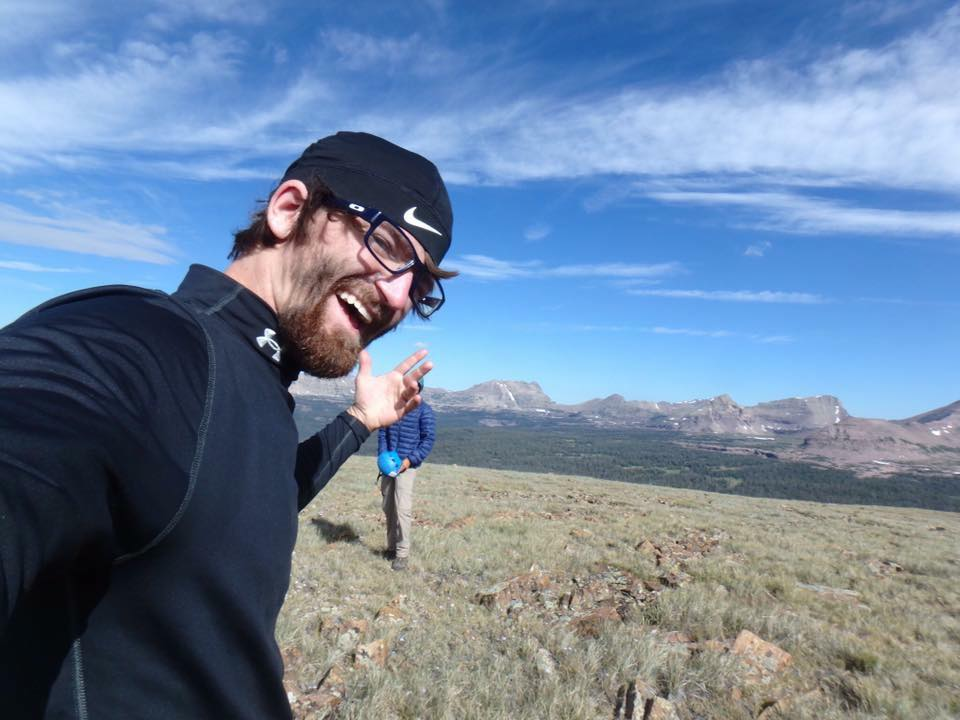
#> input picture newBostonExamples/me_UintaSummit.jpg, 960 x 720 px
$ python Img_Mode_Filter.py
#> lines starting #> are read from the running program, lines starting #| are printed output that depends on the picture
from PIL import Image
from PIL import ImageFilter


me = Image.open("me_UintaSummit.jpg")
#> me is the input picture: PIL image 960x720 RGB; mean R, G, B 109.3, 130.7, 157.7
black_white = me.convert("L")
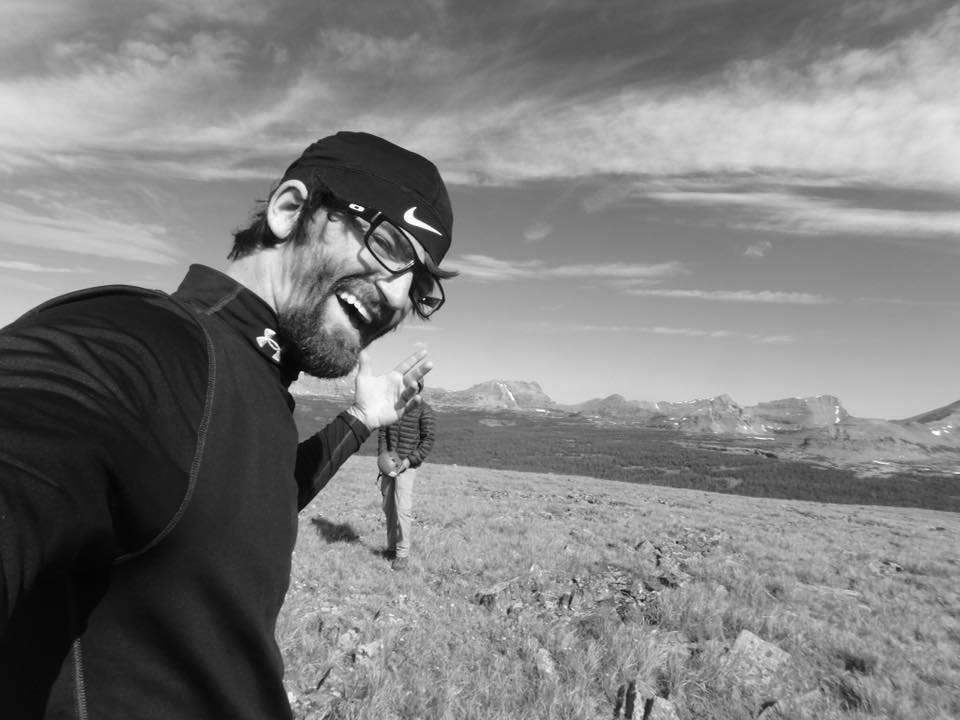
#> black_white: PIL image 960x720 L; min 1, max 255, mean 127.4
black_white.show()

blur_me = me.filter(ImageFilter.BLUR)
blur_me.show()

detail = me.filter(ImageFilter.DETAIL)
detail.show()

edges = me.filter(ImageFilter.FIND_EDGES)
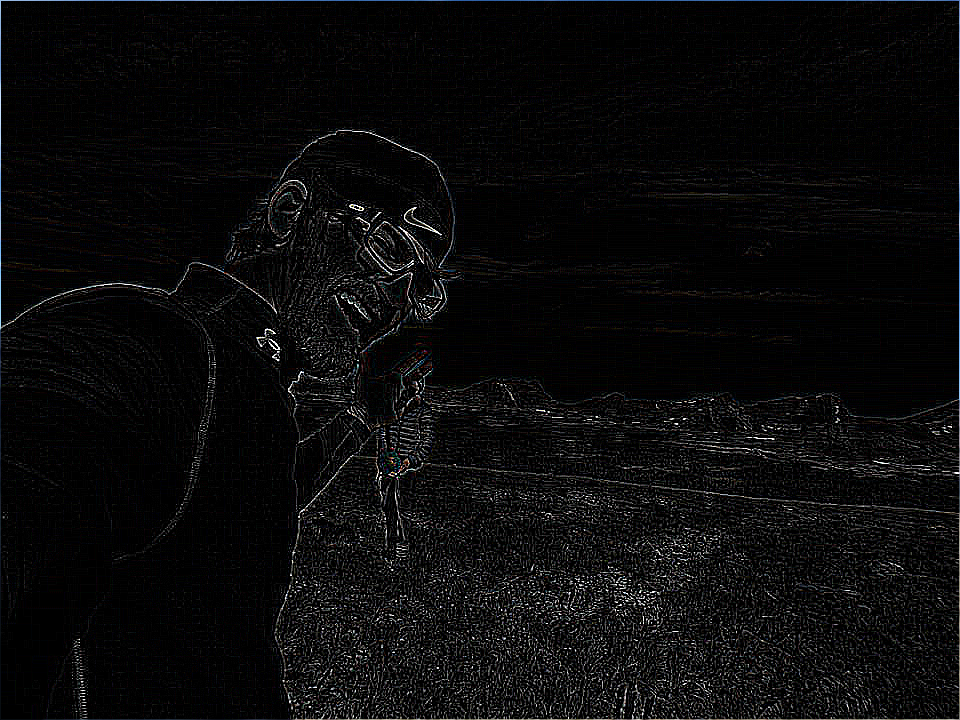
#> edges: PIL image 960x720 RGB; mean R, G, B 10.6, 10.5, 10.9
edges.show()

$ run again, with newBostonExamples/Me_30DaysInWoodsReturn.jpg copied over newBostonExamples/me_UintaSummit.jpg
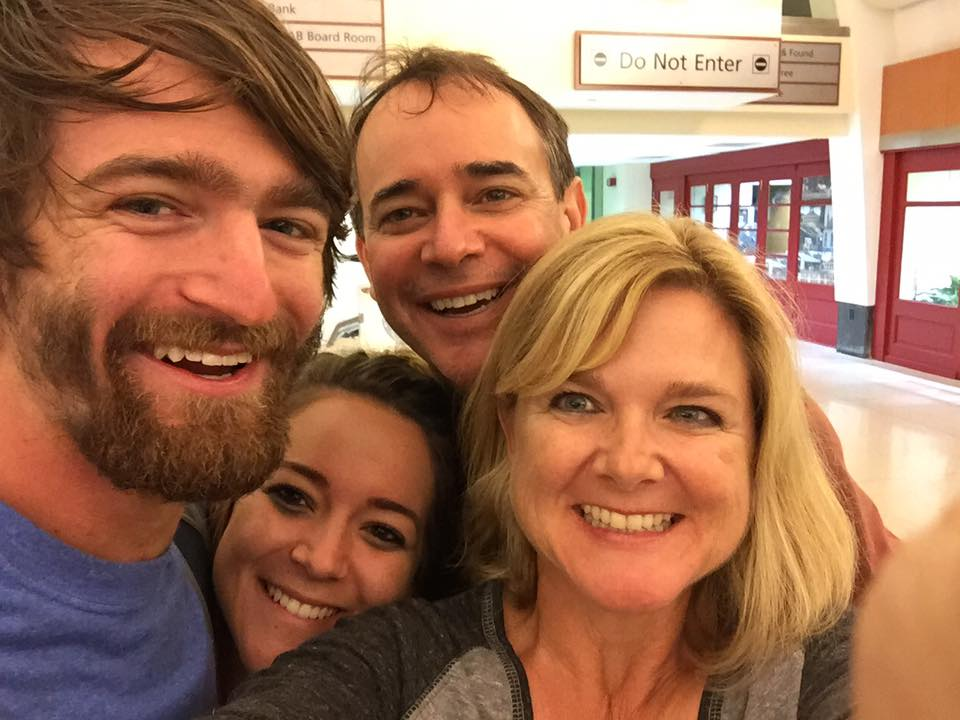
#> input picture newBostonExamples/Me_30DaysInWoodsReturn.jpg, 960 x 720 px
#> me is the input picture: PIL image 960x720 RGB; mean R, G, B 159.5, 111.9, 85.4
#> `black_white = me.convert("L")`:
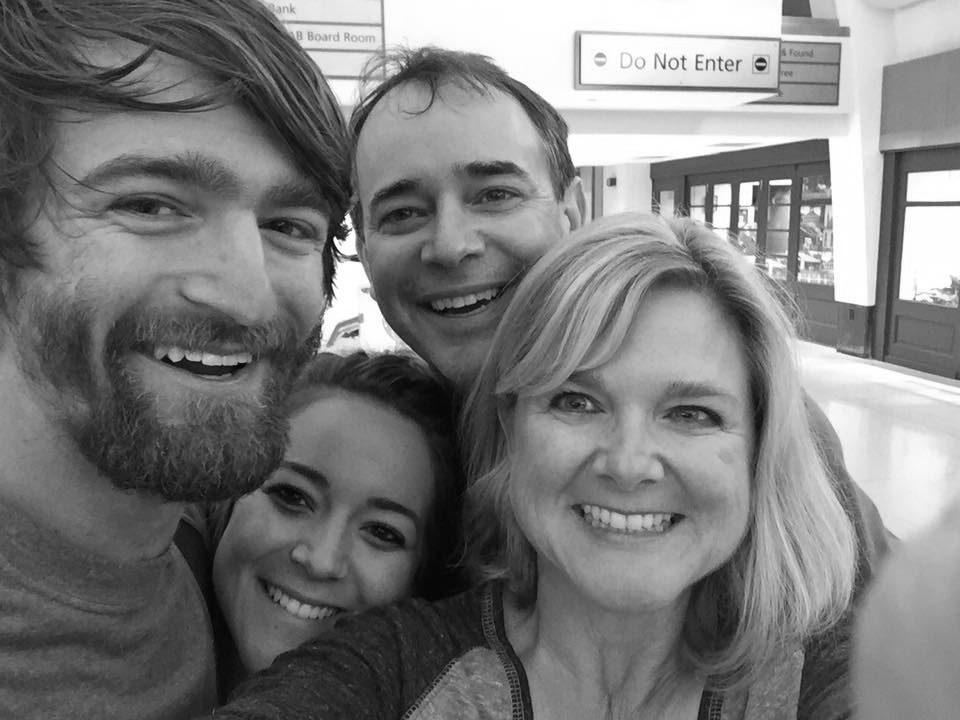
#> black_white: PIL image 960x720 L; min 3, max 255, mean 123.1
#> `edges = me.filter(ImageFilter.FIND_EDGES)`:
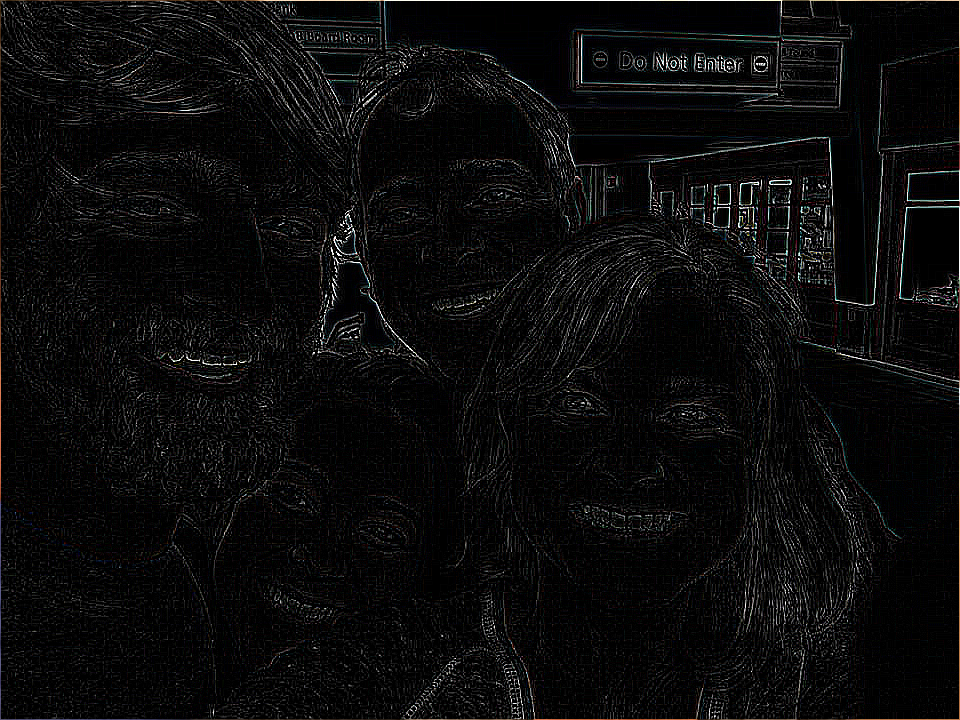
#> edges: PIL image 960x720 RGB; mean R, G, B 11.4, 11.2, 11.3

$ run again, with newBostonExamples/me_90MilePaddleCORvr.jpg copied over newBostonExamples/me_UintaSummit.jpg
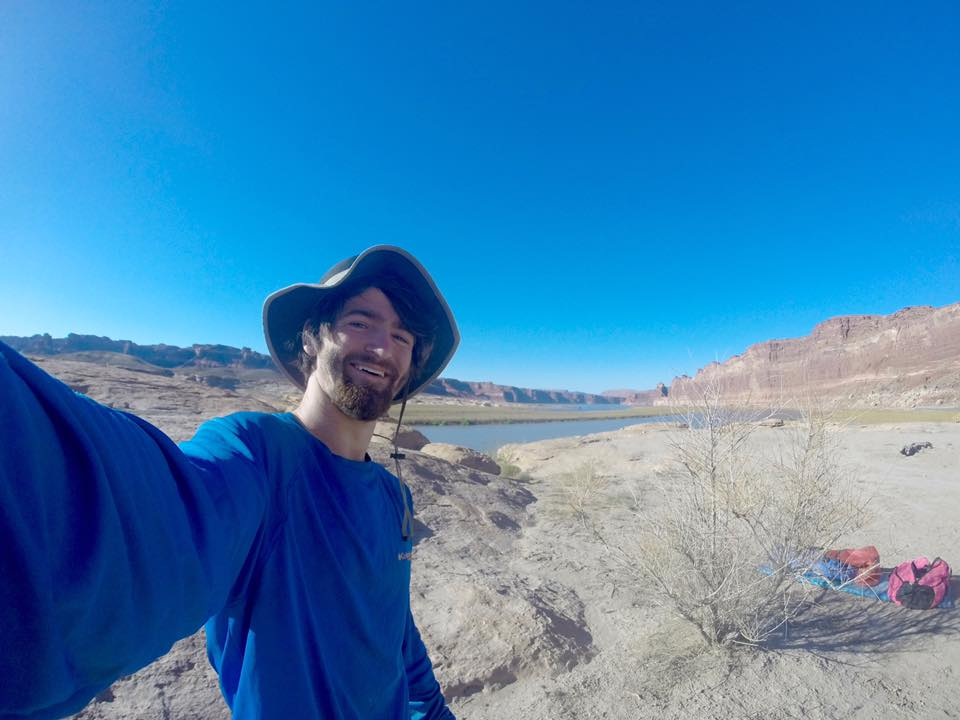
#> input picture newBostonExamples/me_90MilePaddleCORvr.jpg, 960 x 720 px
#> me is the input picture: PIL image 960x720 RGB; mean R, G, B 66.6, 130.9, 180.7
#> `black_white = me.convert("L")`:
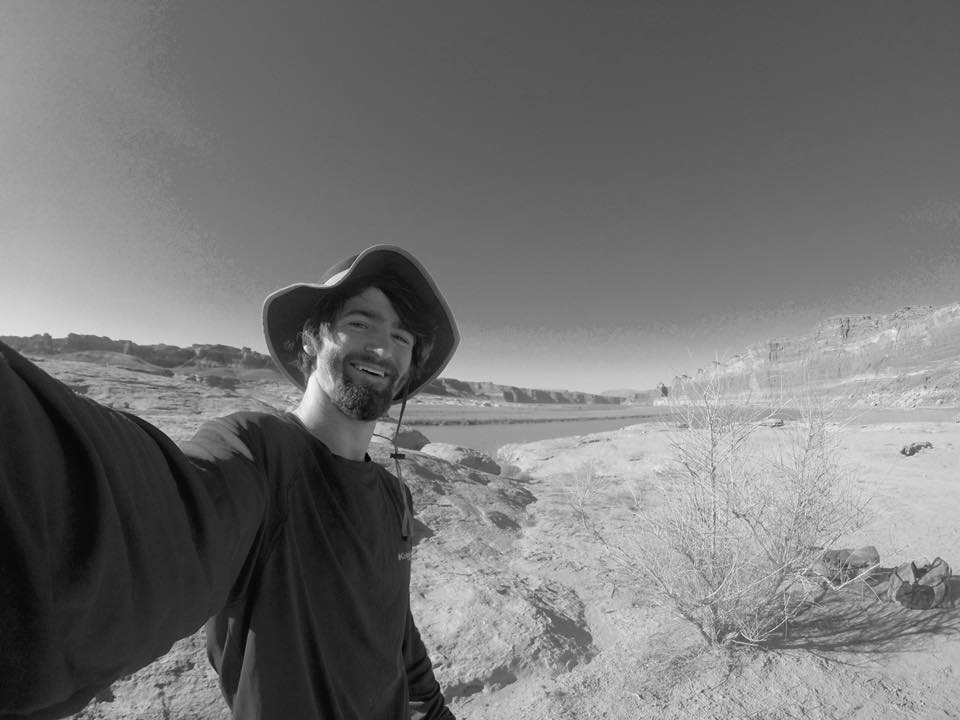
#> black_white: PIL image 960x720 L; min 2, max 253, mean 117.4
#> `edges = me.filter(ImageFilter.FIND_EDGES)`:
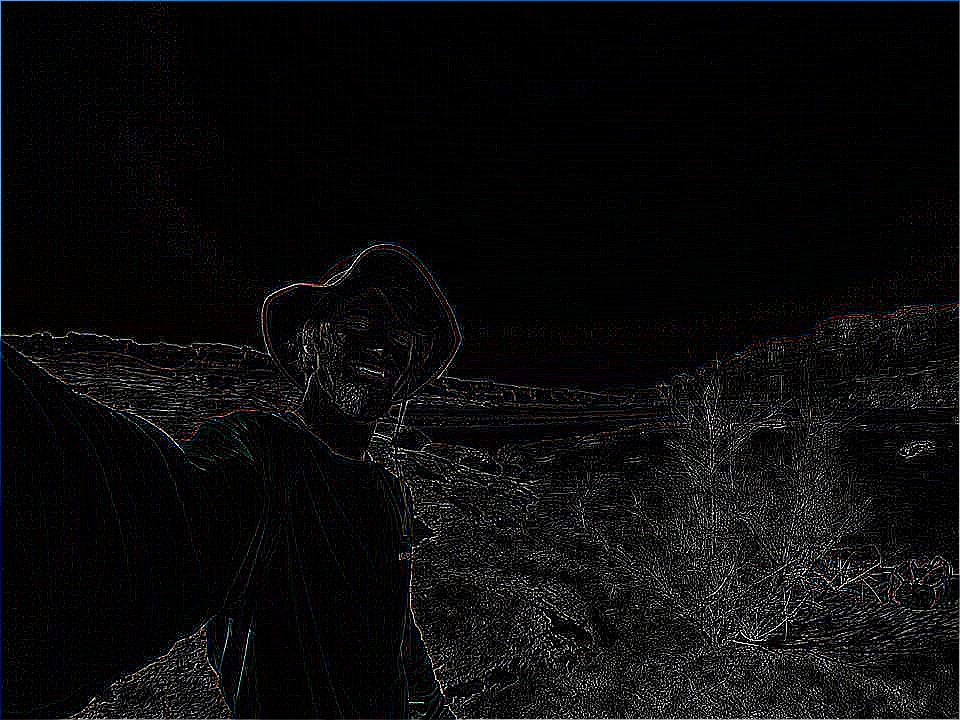
#> edges: PIL image 960x720 RGB; mean R, G, B 11.2, 11.4, 11.7
